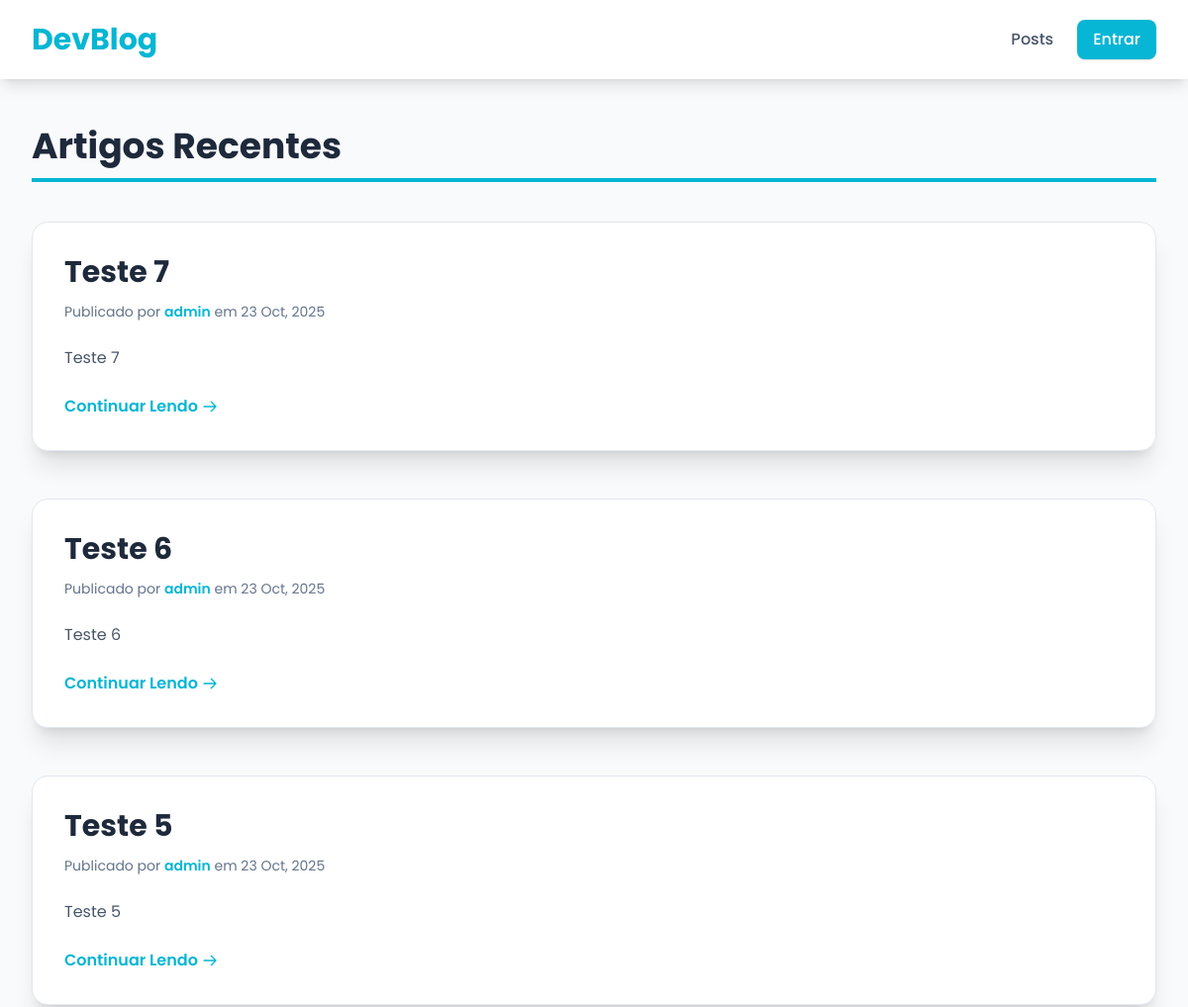
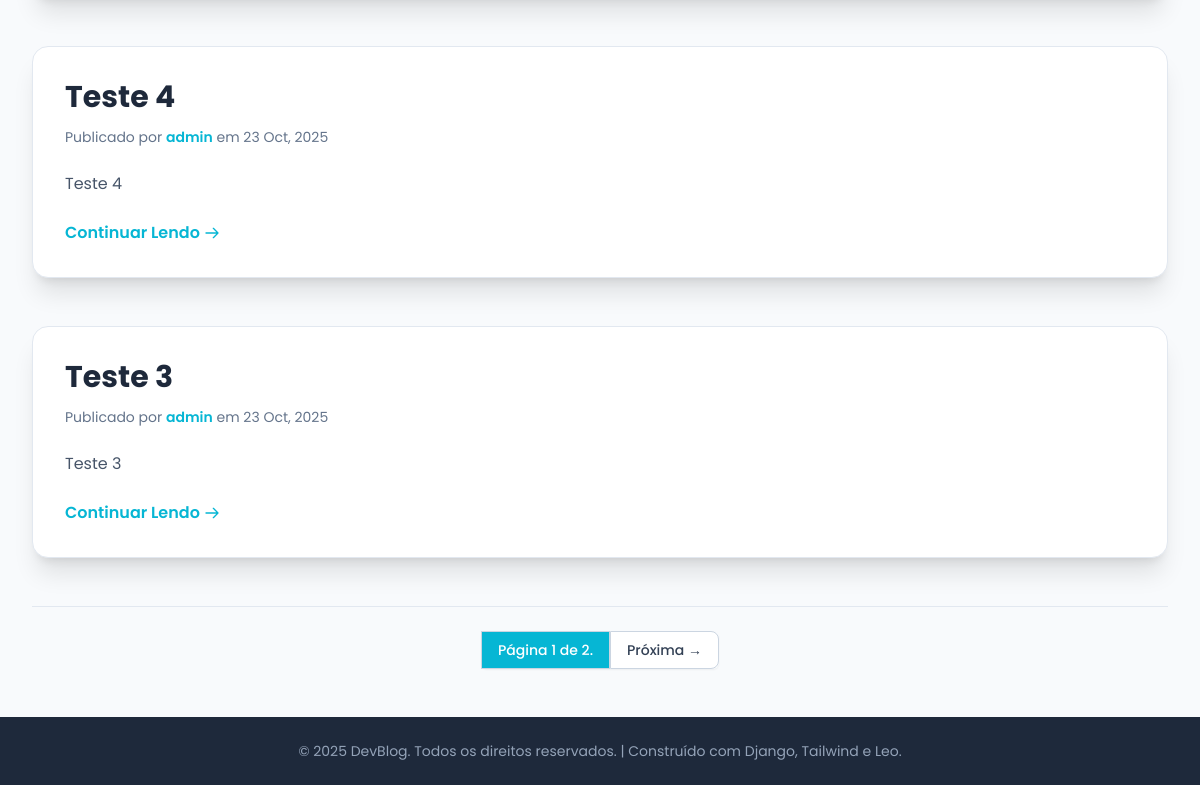
Screenshot of /blog/ with the database file from the repository (2 pictures, top to bottom).
### posts/models.py (models this page shows, shortened)
class Post(models.Model):
    author = models.ForeignKey(User, on_delete=models.CASCADE, related_name='blog_posts')
    title = models.CharField(max_length=200, verbose_name='Título')
    content = models.TextField(verbose_name='Conteúdo')
    slug = models.SlugField(max_length=200, unique=True)
    created_at = models.DateTimeField(auto_now_add=True, verbose_name='Criado em')
    updated_at = models.DateTimeField(auto_now=True, verbose_name='Última atualização')
    STATUS_CHOICES = (
        ('draft', 'Rascunho'),
        ('published', 'Publicado'),
    )
    status = models.CharField(max_length=10, choices=STATUS_CHOICES, default='draft')
    class Meta:
        ordering = ['-created_at']

### posts/views.py (the view)
# urls.py: path('', PostListView.as_view(), name='post_list'),
class PostListView(ListView):
    model = Post
    template_name = 'posts/post_list.html'
    context_object_name = 'posts'
    paginate_by = 5
    def get_queryset(self):
        return Post.objects.filter(status='published').order_by('-created_at')

### posts/templates/posts/post_list.html (shortened to what this page needs)
{% extends 'base.html' %}
{% block content %}
    <h2 class="text-4xl font-bold text-slate-800 mb-10 border-b-4 border-primary pb-3">Artigos Recentes</h2>
    <div class="space-y-12">
        {% for post in posts %}
            <article class="post-summary p-8 bg-white shadow-xl rounded-2xl border border-slate-200 hover:shadow-2xl transition duration-500 transform hover:-translate-y-1">
                <h3 class="text-3xl font-bold mb-3">
                    <a href="{% url 'post_detail' slug=post.slug %}" class="text-slate-800 hover:text-primary transition duration-300">{{ post.title }}</a>
                </h3>
                <p class="meta text-sm text-slate-500 mb-6">
                    Publicado por <span class="font-semibold text-primary">{{ post.author }}</span> em {{ post.created_at|date:"d M, Y" }}
                </p>
                <p class="text-secondary mb-6 leading-relaxed">{{ post.content|truncatechars:250 }}</p>
                <a href="{% url 'post_detail' slug=post.slug %}" class="inline-flex items-center text-primary hover:text-cyan-700 font-semibold transition duration-150">
                    Continuar Lendo
                    <svg class="ml-1 w-4 h-4" fill="none" stroke="currentColor" viewBox="0 0 24 24" xmlns="http://www.w3.org/2000/svg"><path stroke-linecap="round" stroke-linejoin="round" stroke-width="2" d="M14 5l7 7m0 0l-7 7m7-7H3"></path></svg>
                </a>
            </article>
            {% endfor %}
    </div>
    {% if is_paginated %}
        <div class="pagination mt-12 pt-6 border-t border-slate-200 flex justify-center">
            <span class="step-links inline-flex rounded-md shadow-sm">
                <span class="current relative inline-flex items-center px-4 py-2 border border-slate-300 bg-primary text-sm font-medium text-white">
                    Página {{ page_obj.number }} de {{ page_obj.paginator.num_pages }}.
                </span>
                {% if page_obj.has_next %}
                    <a href="?page={{ page_obj.next_page_number }}" class="relative inline-flex items-center px-4 py-2 border border-slate-300 text-sm font-medium rounded-r-lg text-slate-700 bg-white hover:bg-slate-100">Próxima →</a>
                {% endif %}
            </span>
        </div>
    {% endif %}
{% endblock content %}

### rows the page displays
Post: title "Teste 7", author "admin", created_at "23 Oct, 2025", content "Teste 7"
Post: title "Teste 6", author "admin", created_at "23 Oct, 2025", content "Teste 6"
Post: title "Teste 5", author "admin", created_at "23 Oct, 2025", content "Teste 5"
Post: title "Teste 4", author "admin", created_at "23 Oct, 2025", content "Teste 4"
Post: title "Teste 3", author "admin", created_at "23 Oct, 2025", content "Teste 3"

### other values shown
{{ page_obj.number }} "1"
{{ page_obj.paginator.num_pages }} "2"
